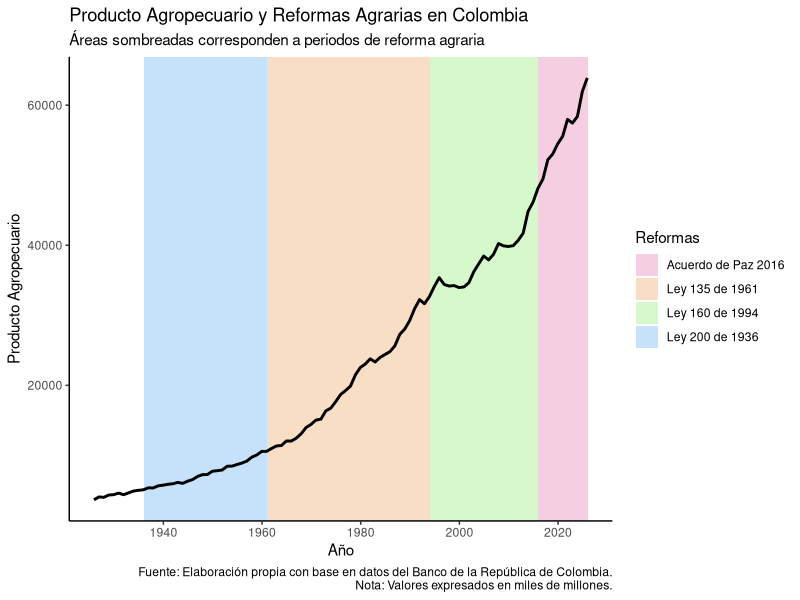

R code for this plot: (Note: this script raises an error after producing the figure.)
# grafica de las series de tiempo del producto agropecuario y del consumo de los hogares
library(ggplot2)
library(readr)
# Cargar los datos
df_producto_agropecuario <- read_csv("Base_100_Anios_Construccion.csv")
df_consumo_final <- read_csv("Base_100_Anios_Consumo.csv")

# Unimos las dos series en un solo data frame para graficar
df <- data.frame(
  Año = df_producto_agropecuario$Año,
  Producto_Agropecuario = df_producto_agropecuario$Valor,
  Consumo_Hogares = df_consumo_final$Valor
)
# pasamos año a formato fecha
df$Año <- as.Date(as.character(df$Año), format="%Y")

library(ggplot2)

# Reformas con nombres y colores
reformas <- data.frame(
  inicio = as.Date(c("1936-01-01", "1961-01-01", "1994-01-01", "2016-01-01")),
  fin    = as.Date(c("1960-12-31", "1993-12-31", "2015-12-31", "2025-12-31")),
  nombre = c("Ley 200 de 1936", "Ley 135 de 1961", "Ley 160 de 1994", "Acuerdo de Paz 2016"),
fill = c("#429cf0ff", "#e7933eff", "#75ea51ff", "#de609bff")
)

# Gráfica
ggplot(df, aes(x = Año, y = Producto_Agropecuario)) +
  
  # Sombras por reforma
  geom_rect(data = reformas,
            aes(xmin = inicio, xmax = fin, ymin = -Inf, ymax = Inf, fill = nombre),
            alpha = 0.3, inherit.aes = FALSE) +
  
  scale_fill_manual(values = setNames(reformas$fill, reformas$nombre)) +
  
  # Serie
  geom_line(size = 1, color = "black") +
  
  labs(
    title = "Producto Agropecuario y Reformas Agrarias en Colombia",
    subtitle = "Áreas sombreadas corresponden a periodos de reforma agraria",
    x = "Año",
    y = "Producto Agropecuario",
    fill = "Reformas",
    caption = "Fuente: Elaboración propia con base en datos del Banco de la República de Colombia.\nNota: Valores expresados en miles de millones."
  ) + 
  
  theme_classic()


library(dplyr)

df <- df %>%
  mutate(
    reforma_1936 = ifelse(Año >= as.Date("1936-01-01") & Año <= as.Date("1960-12-31"), 1, 0),
    reforma_1961 = ifelse(Año >= as.Date("1961-01-01") & Año <= as.Date("1993-12-31"), 1, 0),
    reforma_1994 = ifelse(Año >= as.Date("1994-01-01") & Año <= as.Date("2015-12-31"), 1, 0),
    reforma_2016 = ifelse(Año >= as.Date("2016-01-01"), 1, 0)
  )

df <- df %>%
  arrange(Año) %>%
  mutate(
    y = log(Producto_Agropecuario),
    dy = y - lag(y)
  )

library(purrr)

H <- 10

resultados <- map_dfr(0:H, function(h){

  df_lp <- df %>%
    mutate(
      y_lead = lead(y, h),
      dy_h = y_lead - y   # respuesta acumulada
    )
  
  modelo <- lm(
    dy_h ~ reforma_1936 + reforma_1961 + reforma_1994 + reforma_2016 +
      lag(dy,1) + lag(dy,2),
    data = df_lp
  )
  
  coefs <- summary(modelo)$coefficients
  
  data.frame(
    h = h,
    beta_1936 = coefs["reforma_1936","Estimate"],
    beta_1961 = coefs["reforma_1961","Estimate"],
    beta_1994 = coefs["reforma_1994","Estimate"],
    beta_2016 = coefs["reforma_2016","Estimate"]
  )
})
library(tidyr)
library(ggplot2)

resultados_long <- resultados %>%
  pivot_longer(-h, names_to = "reforma", values_to = "beta")

ggplot(resultados_long, aes(x = h, y = beta, color = reforma)) +
  geom_line(size = 1) +
  labs(
    title = "Proyecciones Locales: Impacto de Reformas Agrarias",
    x = "Horizonte (años)",
    y = "Efecto sobre el producto agropecuario (log puntos)",
    color = "Reforma"
  ) +
  theme_classic()
